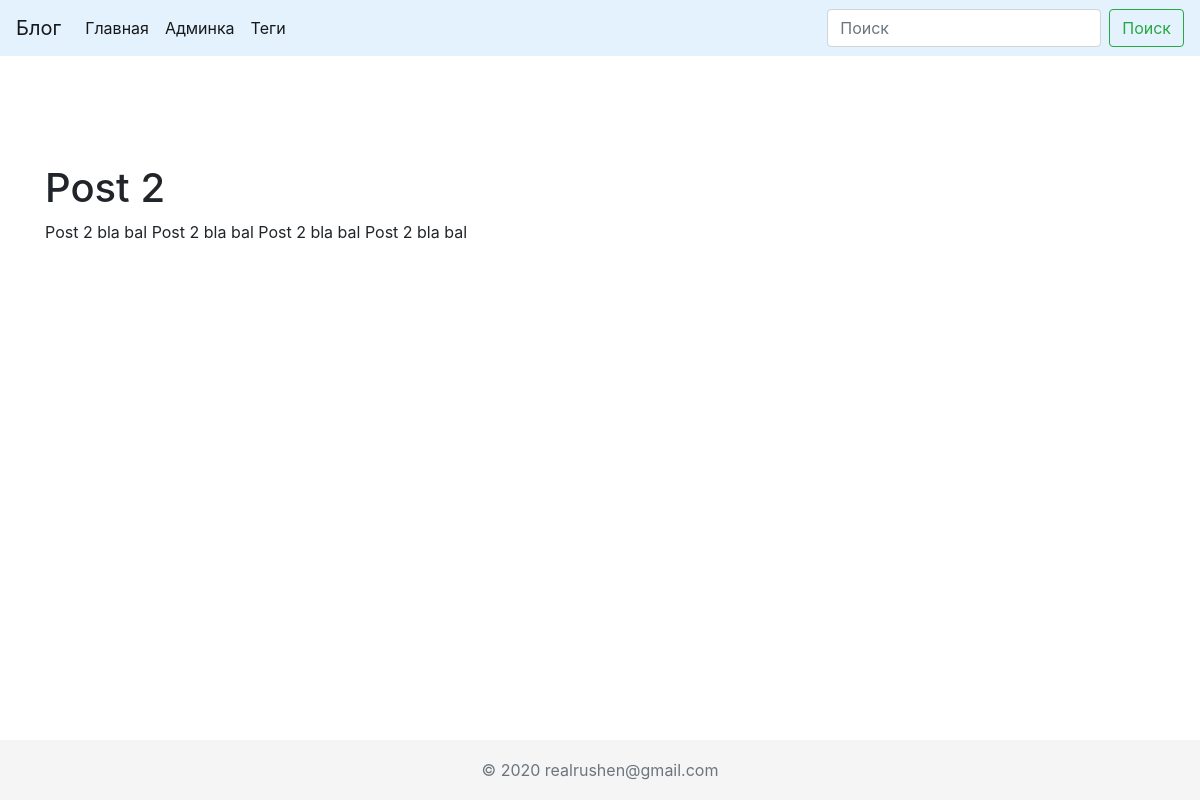
The page /post/post_2/ on the database its author committed.
### blog/models.py (models this page shows, shortened)
class Post(models.Model):
    title = models.CharField(max_length=100, db_index=True)
    slug = models.SlugField(db_index=True, unique=True)
    preview_text = models.CharField(max_length=200)
    text = models.TextField(blank=False)
    created = models.DateTimeField(auto_now_add=True)
    updated = models.DateTimeField(auto_now=True)
    tags = models.ManyToManyField(Tag, related_name='posts')

### blog/views.py (the view)
# urls.py: path('post/<str:slug>/', PostDetails.as_view(), name='post_details_url'),
class PostDetails(ObjectDetailMixin, View):
    model = Post
    template = 'blog/post_details.html'

### blog/utils.py (called while the page is built)
    def get(self, request, slug):
        obj = get_object_or_404(self.model, slug__iexact=slug)
        return render(request, self.template, context={self.model.__name__.lower(): obj})

### templates/blog/post_details.html
{% extends 'blog/base.html' %}
{% block title %}
    <h1>{{ post.title }}</h1>
{% endblock %}
{% block content %}
    <p>{{ post.text }}</p>
{% endblock %}

### static/css/custom.css (style rules this page uses)
html { position: relative; min-height: 100%; }
body { margin-bottom: 60px; }

### rows shown on the page
Post: title "Post 2", text "Post 2 bla bal Post 2 bla bal Post 2 bla bal Post 2 bla bal"
